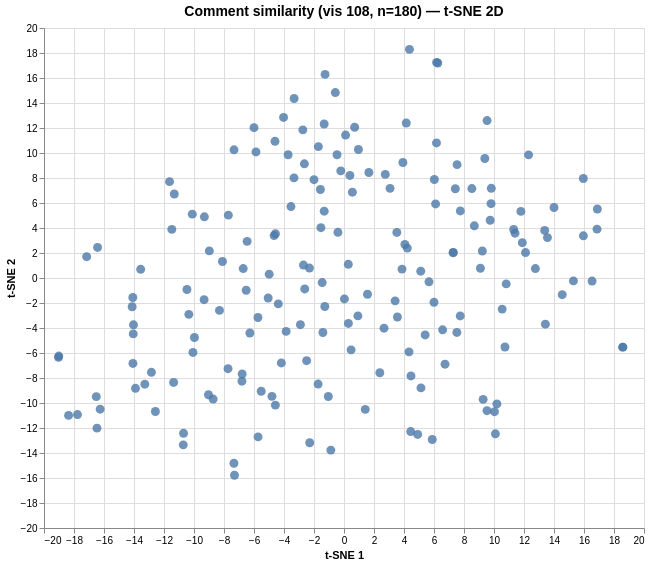

This figure's Vega-Lite source:
### Vega specification from a JSON file in a GitHub repository (floating-point values rounded to 4 significant figures; data arrays with more than 128 entries replaced by an {"elided": "..."} marker saying what was removed)
{"$schema": "https://vega.github.io/schema/vega/v6.json", "data": [{"name": "param_1e9efca18e7a2868_store"}, {"name": "source_0", "values": {"elided": "180 records"}}, {"name": "source_0_x_domain_dim_1", "values": [{"min": -19.03, "max": 18.59}]}, {"name": "source_0_y_domain_dim_2", "values": [{"min": -15.78, "max": 18.29}]}], "signals": [{"name": "unit", "value": {}, "on": [{"events": "pointermove", "update": "isTuple(group()) ? group() : unit"}]}, {"name": "param_1e9efca18e7a2868", "update": "vlSelectionResolve(\"param_1e9efca18e7a2868_store\", \"union\")"}, {"name": "param_1e9efca18e7a2868_dim_1", "on": [{"events": [{"source": "view", "type": "dblclick"}], "update": "null"}, {"events": {"signal": "param_1e9efca18e7a2868_translate_delta"}, "update": "panLinear(param_1e9efca18e7a2868_translate_anchor.extent_x, -param_1e9efca18e7a2868_translate_delta.x / width)"}, {"events": {"signal": "param_1e9efca18e7a2868_zoom_delta"}, "update": "zoomLinear(domain(\"x\"), param_1e9efca18e7a2868_zoom_anchor.x, param_1e9efca18e7a2868_zoom_delta)"}]}, {"name": "param_1e9efca18e7a2868_dim_2", "on": [{"events": [{"source": "view", "type": "dblclick"}], "update": "null"}, {"events": {"signal": "param_1e9efca18e7a2868_translate_delta"}, "update": "panLinear(param_1e9efca18e7a2868_translate_anchor.extent_y, param_1e9efca18e7a2868_translate_delta.y / height)"}, {"events": {"signal": "param_1e9efca18e7a2868_zoom_delta"}, "update": "zoomLinear(domain(\"y\"), param_1e9efca18e7a2868_zoom_anchor.y, param_1e9efca18e7a2868_zoom_delta)"}]}, {"name": "param_1e9efca18e7a2868_tuple", "on": [{"events": [{"signal": "param_1e9efca18e7a2868_dim_1 || param_1e9efca18e7a2868_dim_2"}], "update": "param_1e9efca18e7a2868_dim_1 && param_1e9efca18e7a2868_dim_2 ? {unit: \"\", fields: param_1e9efca18e7a2868_tuple_fields, values: [param_1e9efca18e7a2868_dim_1,param_1e9efca18e7a2868_dim_2]} : null"}]}, {"name": "param_1e9efca18e7a2868_tuple_fields", "value": [{"field": "dim_1", "channel": "x", "type": "R"}, {"field": "dim_2", "channel": "y", "type": "R"}]}, {"name": "param_1e9efca18e7a2868_translate_anchor", "value": {}, "on": [{"events": [{"source": "scope", "type": "pointerdown"}], "update": "{x: x(unit), y: y(unit), extent_x: domain(\"x\"), extent_y: domain(\"y\")}"}]}, {"name": "param_1e9efca18e7a2868_translate_delta", "value": {}, "on": [{"events": [{"source": "window", "between": [{"source": "scope", "type": "pointerdown"}, {"source": "window", "type": "pointerup"}], "type": "pointermove", "consume": true}], "update": "{x: param_1e9efca18e7a2868_translate_anchor.x - x(unit), y: param_1e9efca18e7a2868_translate_anchor.y - y(unit)}"}]}, {"name": "param_1e9efca18e7a2868_zoom_anchor", "on": [{"events": [{"source": "scope", "consume": true, "type": "wheel"}], "update": "{x: invert(\"x\", x(unit)), y: invert(\"y\", y(unit))}"}]}, {"name": "param_1e9efca18e7a2868_zoom_delta", "on": [{"events": [{"source": "scope", "consume": true, "type": "wheel"}], "update": "pow(1.001, event.deltaY * pow(16, event.deltaMode))", "force": true}]}, {"name": "param_1e9efca18e7a2868_modify", "on": [{"events": {"signal": "param_1e9efca18e7a2868_tuple"}, "update": "modify(\"param_1e9efca18e7a2868_store\", param_1e9efca18e7a2868_tuple, true)"}]}], "marks": [{"type": "symbol", "name": "marks", "from": {"data": "source_0"}, "encode": {"update": {"fill": {"value": "#4c78a8"}, "shape": {"value": "circle"}, "tooltip": {"signal": "{\"Comment #\": format(datum[\"index\"], \"\"), \"Comment\": isValid(datum[\"comment\"]) ? datum[\"comment\"] : \"\"+datum[\"comment\"]}"}, "opacity": {"value": 0.8}, "y": {"field": "dim_2", "scale": "y"}, "x": {"field": "dim_1", "scale": "x"}, "size": {"value": 80}}}, "style": ["circle"], "interactive": true, "clip": true}], "scales": [{"name": "x", "type": "linear", "domain": [{"signal": "(data(\"source_0_x_domain_dim_1\")[0] || {}).min"}, {"signal": "(data(\"source_0_x_domain_dim_1\")[0] || {}).max"}], "range": [0, {"signal": "width"}], "zero": true, "domainRaw": {"signal": "param_1e9efca18e7a2868[\"dim_1\"]"}, "nice": true}, {"name": "y", "type": "linear", "domain": [{"signal": "(data(\"source_0_y_domain_dim_2\")[0] || {}).min"}, {"signal": "(data(\"source_0_y_domain_dim_2\")[0] || {}).max"}], "range": [{"signal": "height"}, 0], "nice": true, "domainRaw": {"signal": "param_1e9efca18e7a2868[\"dim_2\"]"}, "zero": true}], "axes": [{"scale": "x", "aria": false, "labels": false, "minExtent": 0, "zindex": 0, "grid": true, "tickCount": {"signal": "ceil(width/40)"}, "orient": "bottom", "domain": false, "maxExtent": 0, "ticks": false, "gridScale": "y"}, {"scale": "y", "maxExtent": 0, "ticks": false, "tickCount": {"signal": "ceil(height/40)"}, "gridScale": "x", "domain": false, "labels": false, "minExtent": 0, "orient": "left", "zindex": 0, "aria": false, "grid": true}, {"scale": "x", "grid": false, "title": "t-SNE 1", "labelFlush": true, "labelOverlap": true, "tickCount": {"signal": "ceil(width/40)"}, "zindex": 0, "orient": "bottom"}, {"scale": "y", "grid": false, "tickCount": {"signal": "ceil(height/40)"}, "labelOverlap": true, "zindex": 0, "orient": "left", "title": "t-SNE 2"}], "title": {"text": "Comment similarity (vis 108, n=180) — t-SNE 2D", "frame": "group", "fontSize": 14}, "padding": 5, "background": "white", "style": "cell", "height": 500, "width": 600}
